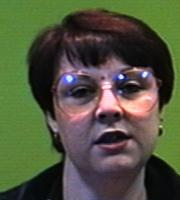
%> input picture Train_Db/1.jpg, 180 x 200 px; its folder holds only this picture in this run
$ octave Testing_script.m   (GNU Octave 9; MATLAB toolbox functions it lacks are replaced by stand-ins)
%> lines starting %> are read from the running program, lines starting %| are printed output that depends on the picture
clc;
load pcadb;  %loading all the varibales which we made in training Db

[filename,pathname]=uigetfile('*.*','Select the Input Image');
%> the answer given: 1.jpg
filewithpath=strcat(pathname,filename);
img=imread(filewithpath);
%> img is the input picture: size 200x180x3 uint8; mean R, G, B 80.7, 84.8, 62.3
img0=img;

img=rgb2gray(img);
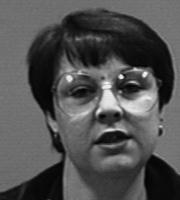
%> img: size 200x180 uint8; min 1, max 251, mean 81
img=imresize(img,[M,N]);
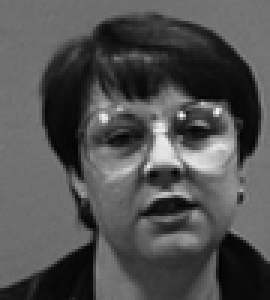
%> img: size 100x90 uint8 (shown 3 times larger); min 2, max 246, mean 81
img=double(reshape(img,[1,M*N]));
imgpca=(img-m)*Ppca; %projecting query image to pca space
%> imgpca = 50 values, max 1658.1 at index 7, min -1702.4 at index 2, mean 33.22
distarray=zeros(n,1);  %initializing distance array all elements 0

for i=1:n
    distarray(i)=sum(abs(T(i,:)-imgpca)); %finding L1 distance
end
%> after the loop, distarray = 300 values, max 36331.5 at index 172, min 18.15 at index 1, mean 27617.4

[result,index]=min(distarray);
%> result = 18.15; index = 1
resultimg=imread(sprintf('%d.jpg',index)); %getting best matched image
%plotting the recognized image
subplot(121);
imshow(img0);
title('Query Face');
subplot(122);
imshow(resultimg);
title('Recgognized Face');
